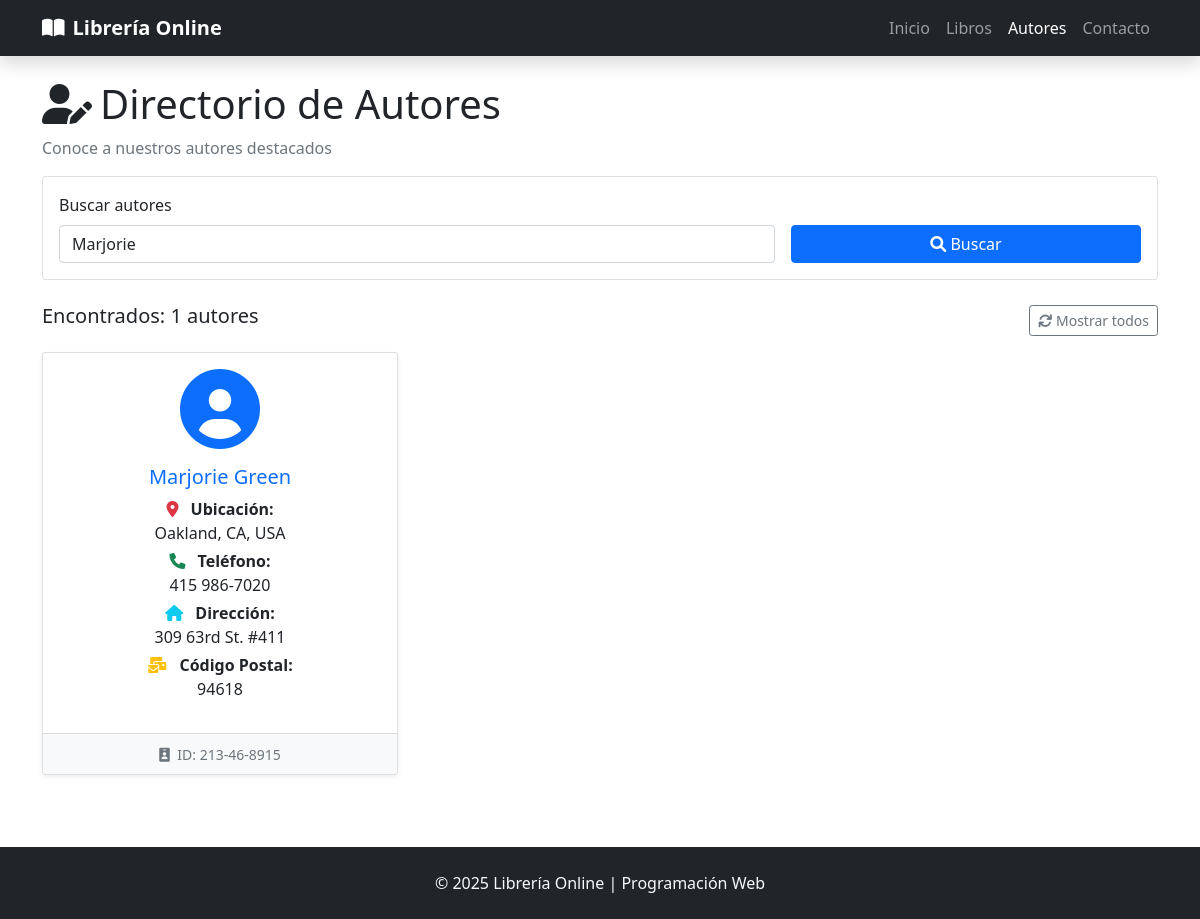
The page /autores.php?buscar=Marjorie on the database its author committed.
### tables this page shows
CREATE TABLE autores (
            id_autor VARCHAR(11) PRIMARY KEY,
            apellido VARCHAR(15) NOT NULL,
            nombre VARCHAR(15) NOT NULL,
            telefono VARCHAR(12) NOT NULL,
            direccion VARCHAR(20) NOT NULL,
            ciudad VARCHAR(15) NOT NULL,
            estado VARCHAR(2) NOT NULL,
            pais VARCHAR(3) NOT NULL,
            cod_postal INTEGER
        );

### autores.php (the view, shortened to what this page needs)
<?php
$database = new Database();
$db = $database->getConnection();
$buscar = $_GET['buscar'] ?? '';
$query = "SELECT * FROM autores WHERE 1=1";
$params = [];
if (!empty($buscar)) {
    $query .= " AND (nombre LIKE ? OR apellido LIKE ? OR ciudad LIKE ? OR pais LIKE ?)";
    $params[] = '%' . $buscar . '%';
    $params[] = '%' . $buscar . '%';
    $params[] = '%' . $buscar . '%';
    $params[] = '%' . $buscar . '%';
}
$query .= " ORDER BY apellido, nombre";
$stmt = $db->prepare($query);
$stmt->execute($params);
$autores = $stmt->fetchAll(PDO::FETCH_ASSOC);
?>
<!DOCTYPE html>
<html lang="es">
<head>
    <link href="https://cdn.jsdelivr.net/npm/bootstrap@5.1.3/dist/css/bootstrap.min.css" rel="stylesheet">
    <link href="https://cdnjs.cloudflare.com/ajax/libs/font-awesome/6.0.0/css/all.min.css" rel="stylesheet">
</head>
<body>
    <nav class="navbar navbar-expand-lg navbar-dark bg-dark shadow">
        <div class="container">
            <a class="navbar-brand fw-bold" href="index.php">
                <i class="fas fa-book-open me-2"></i>Librería Online
            </a>
            <div class="navbar-nav ms-auto">
                <a class="nav-link" href="index.php">Inicio</a>
                <a class="nav-link" href="libros.php">Libros</a>
                <a class="nav-link active" href="autores.php">Autores</a>
                <a class="nav-link" href="contacto.php">Contacto</a>
            </div>
        </div>
    </nav>
    <div class="container mt-4">
        <div class="row">
            <div class="col-12">
                <h1><i class="fas fa-user-edit me-2"></i>Directorio de Autores</h1>
                <p class="text-muted">Conoce a nuestros autores destacados</p>
            </div>
        </div>
        <div class="row mb-4">
            <div class="col-12">
                <div class="card">
                    <div class="card-body">
                        <form method="GET" class="row g-3">
                            <div class="col-md-8">
                                <label class="form-label">Buscar autores</label>
                                <input type="text" class="form-control" name="buscar"
                                       value="<?= htmlspecialchars($buscar) ?>"
                                       placeholder="Buscar por nombre, apellido, ciudad o país...">
                            </div>
                            <div class="col-md-4">
                                <label class="form-label">&nbsp;</label>
                                <div class="d-grid">
                                    <button type="submit" class="btn btn-primary">
                                        <i class="fas fa-search"></i> Buscar
                                    </button>
                                </div>
                            </div>
                        </form>
                    </div>
                </div>
            </div>
        </div>
        <div class="row mb-3">
            <div class="col-12">
                <div class="d-flex justify-content-between align-items-center">
                    <h5>Encontrados: <?= count($autores) ?> autores</h5>
                    <a href="autores.php" class="btn btn-outline-secondary btn-sm">
                        <i class="fas fa-refresh"></i> Mostrar todos
                    </a>
                </div>
            </div>
        </div>
        <div class="row">
            <?php if (empty($autores)): ?>
                <div class="col-12">
                    <div class="alert alert-info text-center">
                        <i class="fas fa-user-times fa-3x mb-3"></i>
                        <h4>No se encontraron autores</h4>
                        <p>Intenta modificar los términos de búsqueda</p>
                    </div>
                </div>
            <?php else: ?>
                <?php foreach($autores as $autor): ?>
                <div class="col-lg-4 col-md-6 mb-4">
                    <div class="card h-100 shadow-sm author-card">
                        <div class="card-body text-center">
                            <div class="mb-3">
                                <i class="fas fa-user-circle fa-5x text-primary"></i>
                            </div>
                            <h5 class="card-title text-primary">
                                <?= htmlspecialchars($autor['nombre']) ?>
                                <?= htmlspecialchars($autor['apellido']) ?>
                            </h5>
                            <div class="mb-3">
                                <p class="card-text mb-1">
                                    <i class="fas fa-map-marker-alt text-danger me-2"></i>
                                    <strong>Ubicación:</strong><br>
                                    <?= htmlspecialchars($autor['ciudad']) ?>,
                                    <?= htmlspecialchars($autor['estado']) ?>,
                                    <?= htmlspecialchars($autor['pais']) ?>
                                </p>
                                <p class="card-text mb-1">
                                    <i class="fas fa-phone text-success me-2"></i>
                                    <strong>Teléfono:</strong><br>
                                    <?= htmlspecialchars($autor['telefono']) ?>
                                </p>
                                <p class="card-text mb-1">
                                    <i class="fas fa-home text-info me-2"></i>
                                    <strong>Dirección:</strong><br>
                                    <?= htmlspecialchars($autor['direccion']) ?>
                                </p>
                                <p class="card-text">
                                    <i class="fas fa-mail-bulk text-warning me-2"></i>
                                    <strong>Código Postal:</strong><br>
                                    <?= htmlspecialchars($autor['cod_postal']) ?>
                                </p>
                            </div>
                        </div>
                        <div class="card-footer bg-light text-center">
                            <small class="text-muted">
                                <i class="fas fa-id-badge me-1"></i>
                                ID: <?= htmlspecialchars($autor['id_autor']) ?>
                            </small>
                        </div>
                    </div>
                </div>
                <?php endforeach; ?>
            <?php endif; ?>
        </div>
    </div>
    <footer class="bg-dark text-light py-4 mt-5">
        <div class="container text-center">
            <p class="mb-0">&copy; <?= date('Y') ?> Librería Online | Programación Web</p>
        </div>
    </footer>
</body>
</html>

### rows shown on the page
autores: nombre "Marjorie", apellido "Green", ciudad "Oakland", estado "CA", pais "USA", telefono "415 986-7020", direccion "309 63rd St. #411", cod_postal "94618", id_autor "213-46-8915"

### other values the page prints
count($autores) "1"
